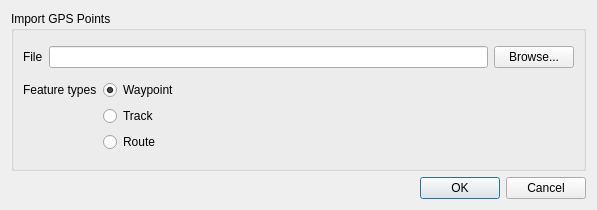
<?xml version="1.0" encoding="UTF-8"?>
<ui version="4.0">
 <class>Dialog</class>
 <widget class="QDialog" name="Dialog">
  <property name="geometry">
   <rect>
    <x>0</x>
    <y>0</y>
    <width>597</width>
    <height>210</height>
   </rect>
  </property>
  <property name="windowTitle">
   <string>GPS Points Importer</string>
  </property>
  <layout class="QGridLayout" name="gridLayout">
   <item row="0" column="0">
    <widget class="QGroupBox" name="groupBox">
     <property name="title">
      <string>Import GPS Points</string>
     </property>
     <layout class="QGridLayout" name="gridLayout_4">
      <item row="0" column="0">
       <layout class="QGridLayout" name="gridLayout_2">
        <item row="0" column="2">
         <widget class="QPushButton" name="bn_gpx_select_file">
          <property name="text">
           <string>Browse...</string>
          </property>
         </widget>
        </item>
        <item row="0" column="0">
         <widget class="QLabel" name="lblGPXFile">
          <property name="text">
           <string>File</string>
          </property>
          <property name="buddy">
           <cstring>bn_gpx_select_file</cstring>
          </property>
         </widget>
        </item>
        <item row="0" column="1">
         <widget class="QgsFileDropEdit" name="tx_fl_edit_gpx"/>
        </item>
       </layout>
      </item>
      <item row="1" column="0">
       <layout class="QGridLayout" name="gridLayout_3">
        <item row="0" column="1">
         <widget class="QRadioButton" name="rd_gpx_waypoints">
          <property name="enabled">
           <bool>true</bool>
          </property>
          <property name="text">
           <string>Waypoint</string>
          </property>
          <property name="checked">
           <bool>true</bool>
          </property>
         </widget>
        </item>
        <item row="1" column="1">
         <widget class="QRadioButton" name="rd_gpx_tracks">
          <property name="enabled">
           <bool>true</bool>
          </property>
          <property name="text">
           <string>Track</string>
          </property>
         </widget>
        </item>
        <item row="0" column="0">
         <widget class="QLabel" name="lblGPXFeatureTypes">
          <property name="text">
           <string>Feature types</string>
          </property>
         </widget>
        </item>
        <item row="2" column="1">
         <widget class="QRadioButton" name="rd_gpx_routes">
          <property name="text">
           <string>Route</string>
          </property>
         </widget>
        </item>
        <item row="1" column="2">
         <spacer name="horizontalSpacer">
          <property name="orientation">
           <enum>Qt::Horizontal</enum>
          </property>
          <property name="sizeHint" stdset="0">
           <size>
            <width>40</width>
            <height>20</height>
           </size>
          </property>
         </spacer>
        </item>
       </layout>
      </item>
     </layout>
    </widget>
   </item>
   <item row="2" column="0">
    <widget class="QDialogButtonBox" name="buttonBox">
     <property name="orientation">
      <enum>Qt::Horizontal</enum>
     </property>
     <property name="standardButtons">
      <set>QDialogButtonBox::Cancel|QDialogButtonBox::Ok</set>
     </property>
    </widget>
   </item>
  </layout>
 </widget>
 <customwidgets>
  <customwidget>
   <class>QgsFileDropEdit</class>
   <extends>QLineEdit</extends>
   <header>qgsfiledropedit.h</header>
  </customwidget>
 </customwidgets>
 <resources/>
 <connections>
  <connection>
   <sender>buttonBox</sender>
   <signal>accepted()</signal>
   <receiver>Dialog</receiver>
   <slot>accept()</slot>
   <hints>
    <hint type="sourcelabel">
     <x>248</x>
     <y>254</y>
    </hint>
    <hint type="destinationlabel">
     <x>157</x>
     <y>274</y>
    </hint>
   </hints>
  </connection>
  <connection>
   <sender>buttonBox</sender>
   <signal>rejected()</signal>
   <receiver>Dialog</receiver>
   <slot>reject()</slot>
   <hints>
    <hint type="sourcelabel">
     <x>316</x>
     <y>260</y>
    </hint>
    <hint type="destinationlabel">
     <x>286</x>
     <y>274</y>
    </hint>
   </hints>
  </connection>
 </connections>
</ui>
